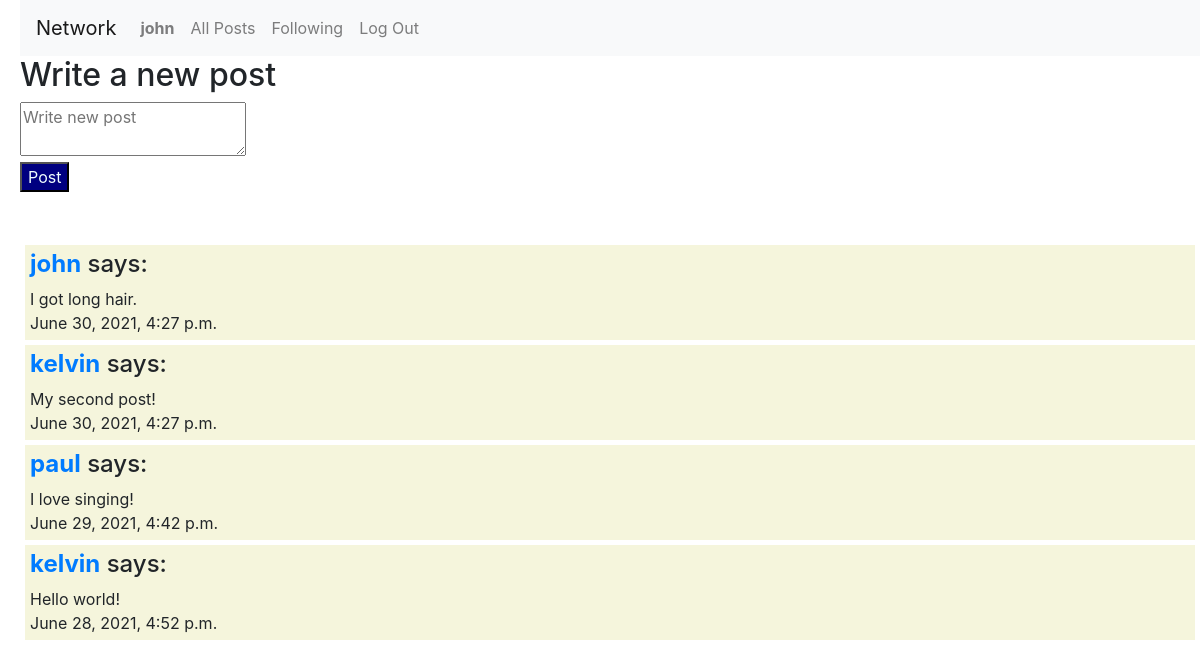
The app's page / (signed in) with its own data.
### network/models.py (models this page shows)
class User(AbstractUser):
    pass

class Post(models.Model):
    poster = models.ForeignKey(User, on_delete=models.SET_NULL, null=True)
    post = models.TextField()
    date = models.DateTimeField(auto_now_add=True)

### network/views.py (the view, shortened to what this page needs)
# urls.py: path("", views.index, name="index"),
def index(request):
    return render(request, "network/index.html", {
        "posts": Post.objects.order_by('-date')
    })

### network/templates/network/index.html (shortened to what this page needs)
{% extends "network/layout.html" %}
{% block body %}
<div>
    <h2>Write a new post</h2>
    {% if user.is_authenticated %}
    <form method="POST" action="">
        <textarea name="post" placeholder="Write new post"></textarea>
        <br>
        <button class="button">Post</button>
    </form>
    {% else %}
    <p>Please log in to post</p>
    {% endif %}
</div>
<br>
<br>
<div>
    {% for post in posts %}
    <div class="index_post">
        <h4><strong><a href="{% url 'profile' post.poster.username %}">{{ post.poster }}</a></strong> says:</h4>
        {{ post.post }}
        <br>
        {{ post.date }}
    </div>
    {% empty %}
    <strong>No new posts.</strong>
    {% endfor %}
</div>
{% endblock %}

### network/templates/network/layout.html (shortened to what this page needs)
{% load static %}
<!DOCTYPE html>
<html lang="en">
    <head>
        <link rel="stylesheet" href="https://stackpath.bootstrapcdn.com/bootstrap/4.4.1/css/bootstrap.min.css">
        <link href="{% static 'network/styles.css' %}" rel="stylesheet">
    </head>
    <body>
        <nav class="navbar navbar-expand-lg navbar-light bg-light">
            <a class="navbar-brand" href="#">Network</a>
            <div>
              <ul class="navbar-nav mr-auto">
                {% if user.is_authenticated %}
                    <li class="nav-item">
                        <a class="nav-link" href="#"><strong>{{ user.username }}</strong></a>
                    </li>
                {% endif %}
                <li class="nav-item">
                  <a class="nav-link" href="{% url 'index' %}">All Posts</a>
                </li>
                {% if user.is_authenticated %}
                    <li class="nav-item">
                        <a class="nav-link" href="{% url 'following' %}">Following</a>
                    </li>
                    <li class="nav-item">
                        <a class="nav-link" href="{% url 'logout' %}">Log Out</a>
                    </li>
                {% endif %}
              </ul>
            </div>
          </nav>
        <div class="body">
            {% block body %}
            {% endblock %}
        </div>
    </body>
</html>

### network/static/network/styles.css (style rules this page uses)
body { padding-left:20px; }
button { color: azure; background-color: navy; }
.index_post { background-color: beige; padding: 5px; margin: 5px; }

### records on screen
User: username "john"
Post: poster "john", post "I got long hair.", date "June 30, 2021, 4:27 p.m."
Post: poster "kelvin", post "My second post!", date "June 30, 2021, 4:27 p.m."
Post: poster "paul", post "I love singing!", date "June 29, 2021, 4:42 p.m."
Post: poster "kelvin", post "Hello world!", date "June 28, 2021, 4:52 p.m."
